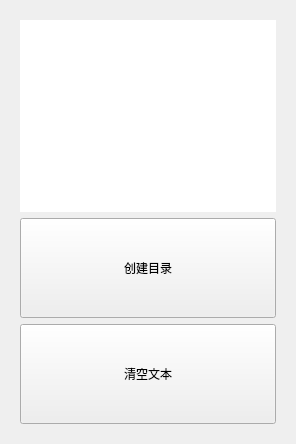
     <widget class="QWidget" name="tab_4">
      <attribute name="title">
       <string>创建目录</string>
      </attribute>
      <layout class="QVBoxLayout" name="verticalLayout_2">
       <item>
        <layout class="QVBoxLayout" name="verticalLayout" stretch="6,2,3">
         <property name="leftMargin">
          <number>9</number>
         </property>
         <property name="topMargin">
          <number>9</number>
         </property>
         <property name="rightMargin">
          <number>9</number>
         </property>
         <property name="bottomMargin">
          <number>9</number>
         </property>
         <item>
          <widget class="QTextEdit" name="mkdir_txt">
           <property name="styleSheet">
            <string notr="true">border-radius: 20px;
font: 10pt &quot;微软雅黑&quot;;
color: rgb(170, 255, 127);</string>
           </property>
           <property name="tabChangesFocus">
            <bool>false</bool>
           </property>
          </widget>
         </item>
         <item>
          <widget class="QPushButton" name="mkdir_name">
           <property name="minimumSize">
            <size>
             <width>0</width>
             <height>100</height>
            </size>
           </property>
           <property name="styleSheet">
            <string notr="true">QPushButton{border-radius:10px;font: 26pt &quot;幼圆&quot;;background-color: rgb(0, 0, 127)}
QPushButton:pressed{background-color:rgb(176,176,176);};</string>
           </property>
           <property name="text">
            <string>创建目录</string>
           </property>
          </widget>
         </item>
         <item>
          <widget class="QPushButton" name="clear_dirtxt">
           <property name="minimumSize">
            <size>
             <width>0</width>
             <height>100</height>
            </size>
           </property>
           <property name="styleSheet">
            <string notr="true">QPushButton{border-radius:10px;font: 26pt &quot;幼圆&quot;;background-color: rgb(85, 0, 0)}
QPushButton:pressed{background-color:rgb(176,176,176);};</string>
           </property>
           <property name="text">
            <string>清空文本</string>
           </property>
          </widget>
         </item>
        </layout>
       </item>
      </layout>
     </widget>
